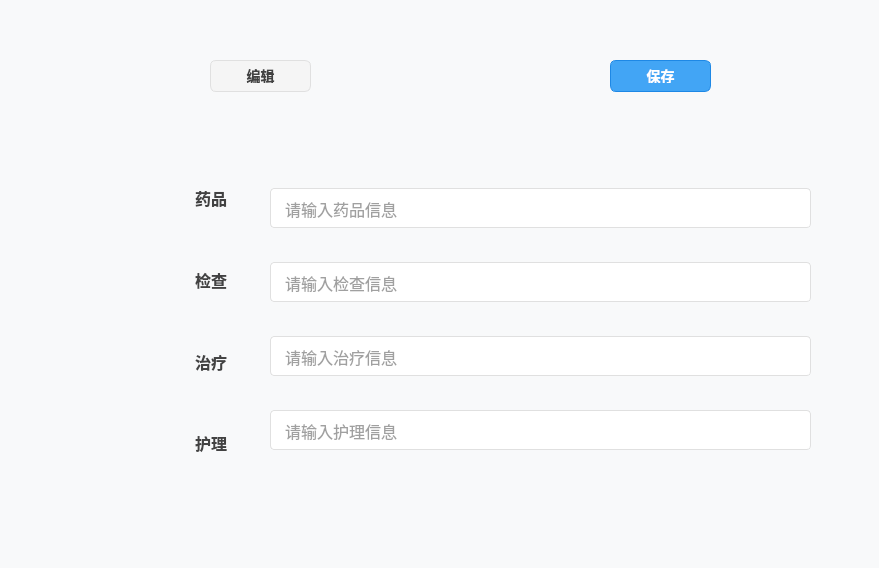
<?xml version="1.0" encoding="UTF-8"?>
<ui version="4.0">
 <class>doctorAdviceClient</class>
 <widget class="QWidget" name="doctorAdviceClient">
  <property name="geometry">
   <rect>
    <x>0</x>
    <y>0</y>
    <width>879</width>
    <height>568</height>
   </rect>
  </property>
  <property name="minimumSize">
   <size>
    <width>879</width>
    <height>568</height>
   </size>
  </property>
  <property name="maximumSize">
   <size>
    <width>879</width>
    <height>568</height>
   </size>
  </property>
  <property name="windowTitle">
   <string>医嘱客户端</string>
  </property>
  <property name="styleSheet">
   <string notr="true">/* 主窗口样式 */
QWidget {
    background-color: #f8f9fa;
    font-family: 'Segoe UI', 'Microsoft YaHei', sans-serif;
}

/* 按钮样式 */
QPushButton {
    background-color: #ffffff;
    border: 1px solid #e0e0e0;
    border-radius: 6px;
    padding: 8px 16px;
    color: #424242;
    font-weight: 500;
    font-size: 14px;
    transition: all 0.2s ease;
}

QPushButton:hover {
    background-color: #f5f5f5;
    border: 1px solid #bdbdbd;
    color: #212121;
}

QPushButton:pressed {
    background-color: #eeeeee;
    border: 1px solid #9e9e9e;
}

/* 输入框样式 */
QLineEdit {
    background-color: #ffffff;
    border: 1px solid #e0e0e0;
    border-radius: 4px;
    padding: 8px 12px;
    color: #424242;
    font-size: 16px;
    selection-background-color: #e3f2fd;
}

QLineEdit:focus {
    border: 1px solid #64b5f6;
    outline: none;
}

QLineEdit:hover {
    border: 1px solid #bdbdbd;
}

/* 标签样式 */
QLabel {
    color: #424242;
    font-size: 16px;
    font-weight: 500;
    padding: 8px 0px;
    background-color: transparent;
}</string>
  </property>
  <widget class="QPushButton" name="pushButton">
   <property name="geometry">
    <rect>
     <x>210</x>
     <y>60</y>
     <width>101</width>
     <height>32</height>
    </rect>
   </property>
   <property name="styleSheet">
    <string notr="true">QPushButton {
    background-color: #f5f5f5;
    border: 1px solid #e0e0e0;
}

QPushButton:hover {
    background-color: #e0e0e0;
}</string>
   </property>
   <property name="text">
    <string>编辑</string>
   </property>
  </widget>
  <widget class="QWidget" name="verticalLayoutWidget">
   <property name="geometry">
    <rect>
     <x>270</x>
     <y>160</y>
     <width>541</width>
     <height>321</height>
    </rect>
   </property>
   <property name="minimumSize">
    <size>
     <width>0</width>
     <height>40</height>
    </size>
   </property>
   <layout class="QVBoxLayout" name="verticalLayout">
    <item>
     <widget class="QLineEdit" name="medicineLineEdit">
      <property name="minimumSize">
       <size>
        <width>0</width>
        <height>40</height>
       </size>
      </property>
      <property name="font">
       <font>
        <family>Segoe UI</family>
        <pointsize>-1</pointsize>
       </font>
      </property>
      <property name="placeholderText">
       <string>请输入药品信息</string>
      </property>
     </widget>
    </item>
    <item>
     <widget class="QLineEdit" name="checkLineEdit">
      <property name="minimumSize">
       <size>
        <width>0</width>
        <height>40</height>
       </size>
      </property>
      <property name="font">
       <font>
        <family>Segoe UI</family>
        <pointsize>-1</pointsize>
       </font>
      </property>
      <property name="placeholderText">
       <string>请输入检查信息</string>
      </property>
     </widget>
    </item>
    <item>
     <widget class="QLineEdit" name="therapyLineEdit">
      <property name="minimumSize">
       <size>
        <width>0</width>
        <height>40</height>
       </size>
      </property>
      <property name="font">
       <font>
        <family>Segoe UI</family>
        <pointsize>-1</pointsize>
       </font>
      </property>
      <property name="placeholderText">
       <string>请输入治疗信息</string>
      </property>
     </widget>
    </item>
    <item>
     <widget class="QLineEdit" name="careLineEdit">
      <property name="minimumSize">
       <size>
        <width>0</width>
        <height>40</height>
       </size>
      </property>
      <property name="font">
       <font>
        <family>Segoe UI</family>
        <pointsize>-1</pointsize>
       </font>
      </property>
      <property name="placeholderText">
       <string>请输入护理信息</string>
      </property>
     </widget>
    </item>
   </layout>
  </widget>
  <widget class="QPushButton" name="pushButton_2">
   <property name="geometry">
    <rect>
     <x>610</x>
     <y>60</y>
     <width>101</width>
     <height>32</height>
    </rect>
   </property>
   <property name="styleSheet">
    <string notr="true">QPushButton {
    background-color: #42a5f5;
    color: white;
    border: 1px solid #1e88e5;
}

QPushButton:hover {
    background-color: #2196f3;
    border: 1px solid #1976d2;
}

QPushButton:pressed {
    background-color: #1e88e5;
}</string>
   </property>
   <property name="text">
    <string>保存</string>
   </property>
  </widget>
  <widget class="QWidget" name="verticalLayoutWidget_2">
   <property name="geometry">
    <rect>
     <x>80</x>
     <y>160</y>
     <width>151</width>
     <height>321</height>
    </rect>
   </property>
   <layout class="QVBoxLayout" name="verticalLayout_2">
    <item>
     <widget class="QLabel" name="label">
      <property name="font">
       <font>
        <family>Segoe UI</family>
        <pointsize>-1</pointsize>
        <fontweight>Medium</fontweight>
       </font>
      </property>
      <property name="text">
       <string>药品</string>
      </property>
      <property name="alignment">
       <set>Qt::AlignmentFlag::AlignRight|Qt::AlignmentFlag::AlignTrailing|Qt::AlignmentFlag::AlignVCenter</set>
      </property>
     </widget>
    </item>
    <item>
     <widget class="QLabel" name="label_2">
      <property name="font">
       <font>
        <family>Segoe UI</family>
        <pointsize>-1</pointsize>
        <fontweight>Medium</fontweight>
       </font>
      </property>
      <property name="text">
       <string>检查</string>
      </property>
      <property name="alignment">
       <set>Qt::AlignmentFlag::AlignRight|Qt::AlignmentFlag::AlignTrailing|Qt::AlignmentFlag::AlignVCenter</set>
      </property>
     </widget>
    </item>
    <item>
     <widget class="QLabel" name="label_3">
      <property name="font">
       <font>
        <family>Segoe UI</family>
        <pointsize>-1</pointsize>
        <fontweight>Medium</fontweight>
       </font>
      </property>
      <property name="text">
       <string>治疗</string>
      </property>
      <property name="alignment">
       <set>Qt::AlignmentFlag::AlignRight|Qt::AlignmentFlag::AlignTrailing|Qt::AlignmentFlag::AlignVCenter</set>
      </property>
     </widget>
    </item>
    <item>
     <widget class="QLabel" name="label_4">
      <property name="font">
       <font>
        <family>Segoe UI</family>
        <pointsize>-1</pointsize>
        <fontweight>Medium</fontweight>
       </font>
      </property>
      <property name="text">
       <string>护理</string>
      </property>
      <property name="alignment">
       <set>Qt::AlignmentFlag::AlignRight|Qt::AlignmentFlag::AlignTrailing|Qt::AlignmentFlag::AlignVCenter</set>
      </property>
     </widget>
    </item>
   </layout>
  </widget>
 </widget>
 <resources/>
 <connections/>
</ui>
